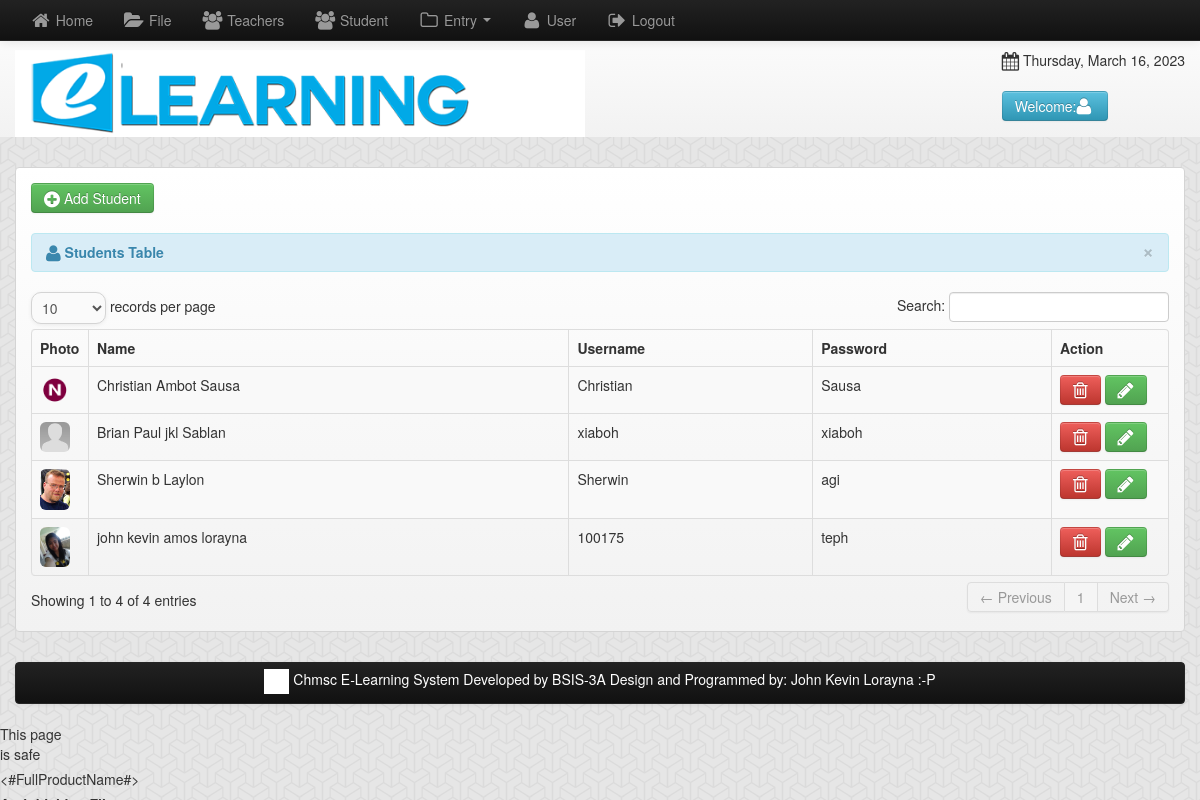
The page /admin/student.php (signed in) on the database its author committed.
### tables this page shows
CREATE TABLE IF NOT EXISTS `student` (
  `student_id` int(11) NOT NULL AUTO_INCREMENT,
  `firstname` varchar(100) NOT NULL,
  `lastname` varchar(100) NOT NULL,
  `middle_name` varchar(100) NOT NULL,
  `cys` varchar(100) NOT NULL,
  `subject_id` varchar(100) NOT NULL,
  `teacher_id` int(11) NOT NULL,
  `username` varchar(100) NOT NULL,
  `password` varchar(100) NOT NULL,
  `location` varchar(100) NOT NULL,
  PRIMARY KEY (`student_id`)
);

### admin/student.php (the view, shortened to what this page needs)
<?php include('header.php'); ?>
<body>
    <div class="row-fluid">
        <div class="span12">
            <?php include('navbar.php'); ?>
            <div class="container">
                <div class="row-fluid">
                    <div class="span12">
                        <div class="hero-unit-3">
                            <a href="add_student.php" class="btn btn-success"><i class="icon-plus-sign icon-large"></i>&nbsp;Add Student</a>
                            <br><br>
                            <table cellpadding="0" cellspacing="0" border="0" class="table table-striped table-bordered" id="example">
                                <div class="alert alert-info">
                                    <button type="button" class="close" data-dismiss="alert">&times;</button>
                                    <strong><i class="icon-user icon-large"></i>&nbsp;Students Table</strong>
                                </div>
                                <thead>
                                    <tr>
                                        <th>Photo</th>
                                        <th>Name</th>
                                        <th>Username</th>
                                        <th>Password</th>
                                        <th>Action</th>
                                    </tr>
                                </thead>
                                <tbody>
                                    <?php
                                    $query = mysqli_query($conn,"select * from student") or die(mysqli_error());
                                    while ($row = mysqli_fetch_array($query)) {
                                        $student_id = $row['student_id'];
                                        ?>
                                    <tr class="odd gradeX">
                                        <td width="40"><img  class="img-rounded" src="<?php echo $row['location']; ?>" height="50" width="30"></td>
                                        <td><?php echo $row['firstname'] . " " . $row['middle_name'] . " " . $row['lastname']; ?></td>
                                        <td><?php echo $row['username']; ?></td>
                                        <td><?php echo $row['password']; ?></td>
                                        <td width="100">
                                            <a rel="tooltip"  title="Delete Course" id="d<?php echo $student_id; ?>" href="#course_id<?php echo $student_id; ?>" role="button"  data-toggle="modal" class="btn btn-danger"><i class="icon-trash icon-large"></i></a>
                                            <a rel="tooltip"  title="Edit Course" id="e<?php echo $student_id; ?>" href="add_student.php?id=<?php echo $row['student_id'] ?>" class="btn btn-success"><i class="icon-pencil icon-large"></i></a>
                                        </td>
                                    </tr>
                                <?php } ?>
                                </tbody>
                            </table>
                        </div>
                    </div>
                </div>
                <?php include('footer.php'); ?>
            </div>
        </div>
</body>
</html>

### rows shown on the page
student: location (picture), firstname "Christian", middle_name "Ambot", lastname "Sausa", username "Christian", password "Sausa"
student: location (picture), firstname "Brian Paul", middle_name "jkl", lastname "Sablan", username "xiaboh", password "xiaboh"
student: location (picture), firstname "Sherwin", middle_name "b", lastname "Laylon", username "Sherwin", password "agi"
student: location (picture), firstname "john kevin", middle_name "amos", lastname "lorayna", username "100175", password "teph"
